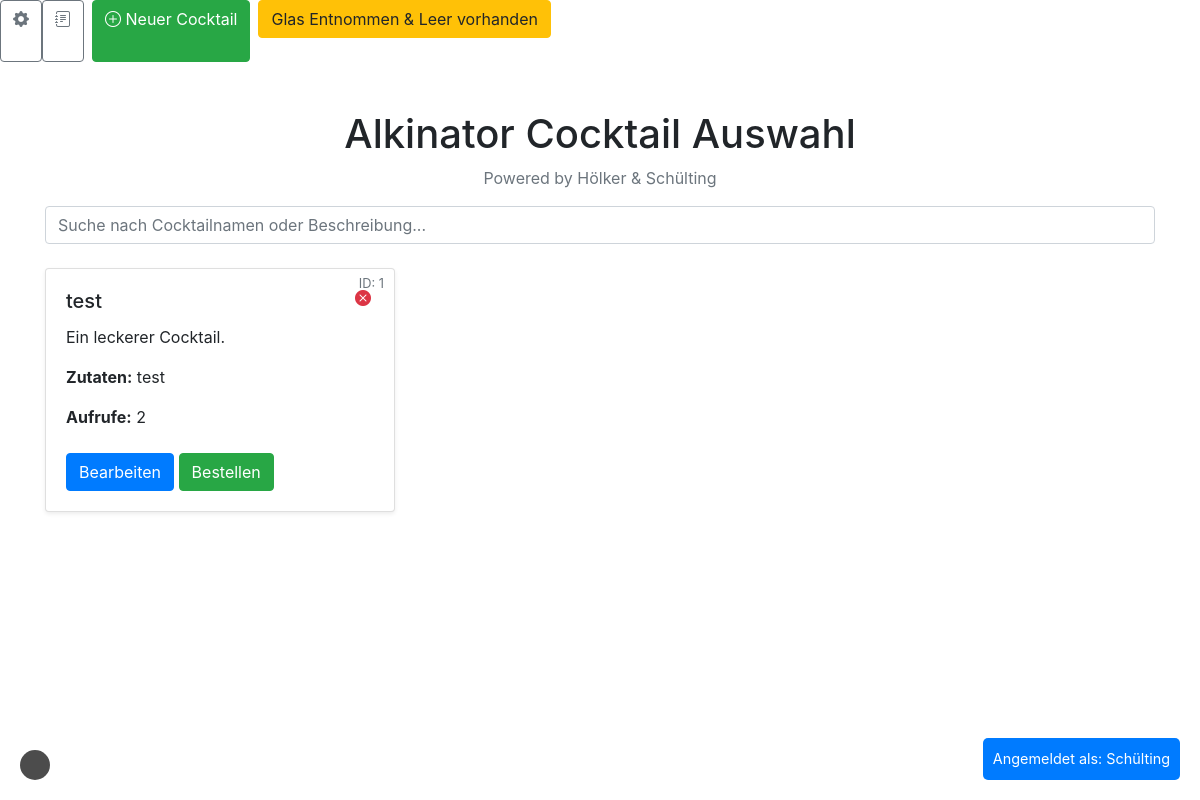
The page / on the database its author committed.
### tables this page shows
CREATE TABLE cocktails (
        id INTEGER PRIMARY KEY AUTOINCREMENT,
        name TEXT NOT NULL,
        ingredients TEXT NOT NULL,
        description TEXT,
        image_path TEXT,
        counter INTEGER DEFAULT 0
    );

CREATE TABLE users (
        id INTEGER PRIMARY KEY AUTOINCREMENT,
        username TEXT UNIQUE NOT NULL,
        user_agent TEXT,
        ip_address TEXT
    );

### app.py (the view)
@app.route('/')
def index():
    user_agent = request.headers.get('User-Agent')
    ip_address = request.remote_addr
    with get_db_connection() as conn:
        cursor = conn.cursor()
        cursor.execute(
            '''
            SELECT username FROM users WHERE user_agent = ? OR ip_address = ?
            ''',
            (user_agent, ip_address)
        )
        user = cursor.fetchone()
        if user:
            session['user'] = user['username']  # Benutzer erkannt, in die Session setzen
        else:
            return redirect(url_for('register'))  # Benutzer nicht erkannt, zur Registrierung leiten
    cocktails = cursor.execute('SELECT * FROM cocktails ORDER BY counter DESC').fetchall()
    return render_template('index.html', cocktails=cocktails)

### app.py (called while the page is built)
def get_db_connection():
    def trace_callback(sql):
        with open('sql_log.txt', 'a') as f:
            f.write(f"[SQL TRACE]: {sql}\n")
    conn = sqlite3.connect('cocktails.db', timeout=10)
    conn.row_factory = sqlite3.Row
    conn.set_trace_callback(trace_callback)  # Logging aktivieren
    return conn

@app.context_processor
def inject_global_settings():
    with get_db_connection() as conn:
        cursor = conn.cursor()
        cursor.execute('SELECT value FROM settings WHERE name = ?', ('global_cocktail_access',))
        global_access = cursor.fetchone()
        global_access = global_access['value'] == '1' if global_access else False
    return dict(global_access=global_access)

### templates/index.html (shortened to what this page needs)
<!DOCTYPE html>
<html lang="de">
<head>
    <link href="https://stackpath.bootstrapcdn.com/bootstrap/4.5.2/css/bootstrap.min.css" rel="stylesheet">
    <link rel="stylesheet" href="https://cdnjs.cloudflare.com/ajax/libs/bootstrap-icons/1.8.1/font/bootstrap-icons.min.css">
</head>
<body>
    <div class="header-icons d-flex">
        {% if session.get('user') in ['Hölker', 'Schülting'] or global_access %}
            {% if session.get('user') in ['Hölker', 'Schülting'] %}
            <a href="{{ url_for('settings') }}" class="btn btn-outline-secondary" title="Einstellungen">
                <i class="bi bi-gear-fill"></i>
            </a>
            <a href="{{ url_for('order_logs') }}" class="btn btn-outline-secondary" title="Logs">
                <i class="bi bi-journal-text"></i>
            </a>
            {% endif %}
            <a href="{{ url_for('create_cocktail') }}" class="btn btn-success mx-2">
                <i class="bi bi-plus-circle me-1"></i> Neuer Cocktail
            </a>
            <div class="text-center mb-4">
                <button class="btn btn-warning" onclick="confirmGlasEntnommen()">Glas Entnommen & Leer vorhanden</button>
            </div>
        {% else %}
            <div class="text-center mb-4">
                <button class="btn btn-warning" onclick="confirmGlasEntnommen()">Glas Entnommen & Leer vorhanden</button>
            </div>
        {% endif %}
    </div>
    <div class="container mt-5">
        <h1 class="text-center">Alkinator Cocktail Auswahl</h1>
        <p class="text-center text-muted">Powered by Hölker & Schülting</p>
        <div class="mb-4">
            <input type="text" id="search-input" class="form-control" placeholder="Suche nach Cocktailnamen oder Beschreibung..." oninput="filterCocktails()">
        </div>
        <div id="cocktail-container" class="row">
            {% for cocktail in cocktails %}
            <div class="col-md-4 mb-4 cocktail-card" data-name="{{ cocktail['name']|lower }}" data-description="{{ cocktail['description']|lower }}">
                <div class="card shadow-sm position-relative">
                    <span class="cocktail-id">ID: {{ cocktail['id'] }}</span>
                    {% if session.get('user') in ['Hölker', 'Schülting'] %}
                        <button class="btn btn-link text-danger position-absolute"
                                style="top: 10px; right: 10px;"
                                onclick="deleteCocktail({{ cocktail['id'] }})"
                                title="Rezept löschen">
                            <i class="bi bi-x-circle-fill"></i>
                        </button>
                    {% endif %}
                    <div class="card-body">
                        <h5 class="card-title">{{ cocktail['name'] }}</h5>
                        <p class="card-text">{{ cocktail['description'] or "Ein leckerer Cocktail." }}</p>
                        <p><strong>Zutaten:</strong> {{ cocktail['ingredients'] }}</p>
                        <p><strong>Aufrufe:</strong> {{ cocktail['counter'] }}</p>
                        {% if session.get('user') in ['Hölker', 'Schülting'] or global_access %}
                        <a href="{{ url_for('edit_cocktail', id=cocktail['id']) }}" class="btn btn-primary mt-2">Bearbeiten</a>
                        {% endif %}
                        <button onclick="orderCocktail({{ cocktail['id'] }})" class="btn btn-success mt-2">Bestellen</button>
                    </div>
                </div>
            </div>
            {% endfor %}
        </div>
    </div>
    <div id="current-user">
        {% if session.get('user') %}
            Angemeldet als: {{ session['user'] }}
        {% else %}
            Nicht angemeldet
        {% endif %}
    </div>
    <a href="{{ url_for('order_queue') }}" class="order-queue-link">
    </a>
</body>
</html>

### templates/index.html (style rules this page uses)
.cocktail-id { position: absolute; top: 5px; right: 10px; font-size: 0.8rem; color: #6c757d; }
.order-queue-link { position: fixed; bottom: 20px; left: 20px; font-size: 2rem; color: white; background-color: rgba(0, 0, 0, 0.7); border-radius: 50%; padding: 15px; z-index: 1000; }
#current-user { font-size: 0.9rem; background-color: #007bff; color: white; padding: 10px; border-radius: 5px; position: fixed; bottom: 20px; right: 20px; z-index: 1000; }

### rows shown on the page
cocktails: id "1", name "test", description "Ein leckerer Cocktail.", ingredients "test", counter "2"
users: user "Schülting"
